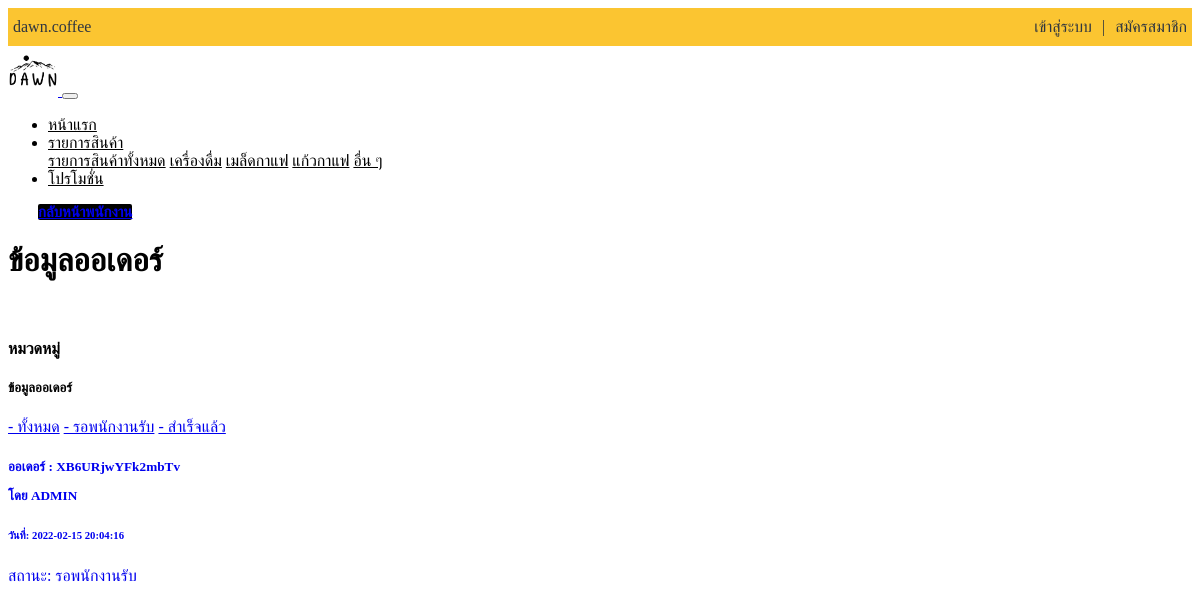
The page /delivery/delivery_order.php on the database as committed earlier.
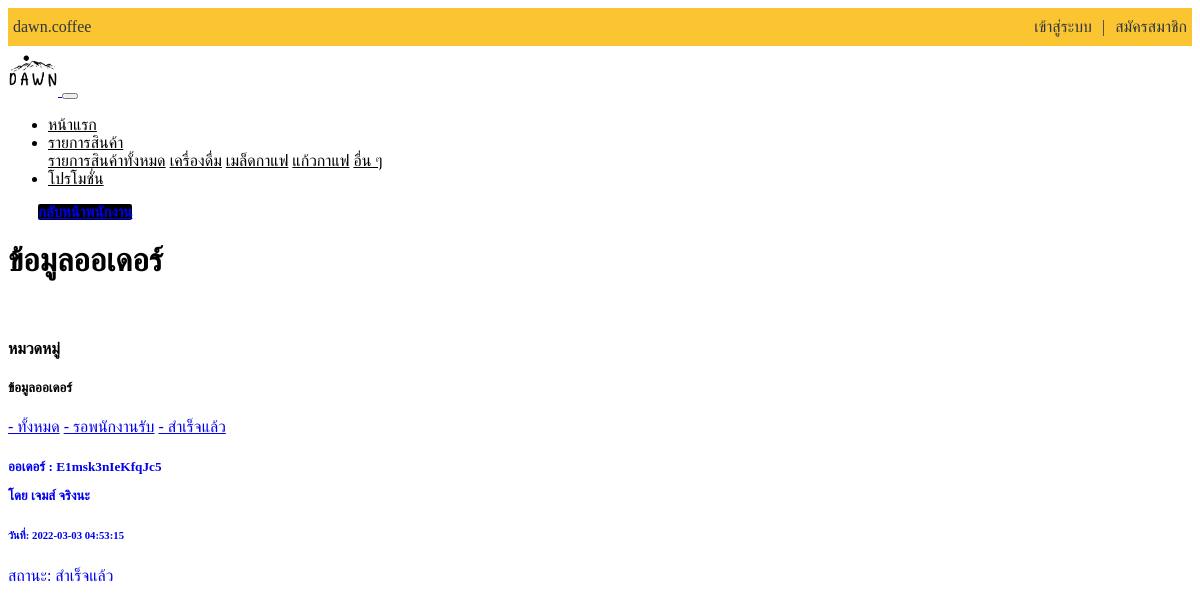
The same page on the database as committed later.
### tables this page shows
CREATE TABLE `orders` (
  `order_id` int(5) NOT NULL,
  `order_date` datetime NOT NULL,
  `order_name` text NOT NULL,
  `order_address` text NOT NULL,
  `order_email` text NOT NULL,
  `order_tal` text NOT NULL,
  `order_key` text NOT NULL,
  `status` text NOT NULL,
  `order_track` text NOT NULL,
  `order_shiping` text NOT NULL,
  `order_rider` text NOT NULL,
  `order_rider_id` int(5) NOT NULL
);

### delivery/orders/order_all.php (the view)
<?php
    include_once('config.inc.php');
    $result = mysqli_query($conn,"SELECT * FROM orders ORDER BY order_id asc");
    while($row = mysqli_fetch_array($result)){
        echo '
        <a href="?page=orders&&OrderID='.$row["order_id"].'" class="text-dark" style="text-decoration:none">
            <div class="card mx-auto" style="">
            <div class="card-body">
                <h5 class="card-title">ออเดอร์ : '.$row["order_key"].' <p> โดย '.$row["order_name"].'</p> </h5>
                <h6 class="card-subtitle mb-2 text-muted">วันที่: '.$row["order_date"].'</h6>
                <p class="card-text">สถานะ: '.$row["status"].'</p>
            </div>
            </div>
        </a> ';
    }
?>

### include/navbar.php (shortened to what this page needs)
<div class="acc-nav">
<ul class="ul-acc-nav">
  <div class="container">
  <li><a href="#"> <i class="fab fa-instagram"></i> dawn.coffee</a></li>
  <?php
      if(isset($_SESSION['auth-id'])){
        include('config.inc.php');
        $sql = "SELECT * FROM account WHERE acc_id='".$_SESSION["auth-id"]."' ";
        $result = mysqli_query($conn, $sql);
        $row = mysqli_fetch_array($result);
        extract($row);
  ?>
  <li style="float:right"><a href="?page=logout">ออกจากระบบ</a></li>
  <li style="float:right" ><a style="color: #2f3640;">|</a></li>
  <li style="float:right" ><a href="?page=profile">คุณ: <?=$acc_name?></a></li>
  <?php }else{ ?>
  <li style="float:right"><a href="?page=register">สมัครสมาชิก</a></li>
  <li style="float:right" ><a style="color: #2f3640;">|</a></li>
  <li style="float:right" ><a href="?page=login">เข้าสู่ระบบ</a></li>
  <li style="float:right" ><a style="color: #2f3640;"><i class="fas fa-user-alt"></i></a></li>
  <?php }?>
  </div>
</ul>
</div>
<nav class="navbar navbar-expand-md navbar-light bg-c-light">
  <div class="container">
  <a class="navbar-brand" href="?page=home">
    <img src="dist/img/logo_dawn.png" alt="logo" width="50px">
  </a>
  <button class="navbar-toggler" type="button" data-toggle="collapse" data-target="#navbarSupportedContent" aria-controls="navbarSupportedContent" aria-expanded="false" aria-label="Toggle navigation">
  </button>
  <div class="collapse navbar-collapse" id="navbarSupportedContent">
    <ul class="navbar-nav mr-auto">
      <li class="nav-item">
        <a class="nav-link" href="?page=home">หน้าแรก</a>
      </li>
      <li class="nav-item dropdown">
        <a class="nav-link dropdown-toggle" href="#" id="navbarDropdown" role="button" data-toggle="dropdown" aria-haspopup="true" aria-expanded="false">
          รายการสินค้า
        </a>
        <div class="dropdown-menu" aria-labelledby="navbarDropdown">
          <a class="dropdown-item" href="?page=allproduct">รายการสินค้าทั้งหมด</a>
          <a class="dropdown-item" href="?page=drink">เครื่องดื่ม</a>
          <a class="dropdown-item" href="?page=bean">เมล็ดกาแฟ</a>
          <a class="dropdown-item" href="?page=mug">แก้วกาแฟ</a>
          <a class="dropdown-item" href="?page=more">อื่น ๆ</a>
        </div>
      </li>
      <li class="nav-item">
        <a class="nav-link" href="?page=promotion">โปรโมชั่น</a>
      </li>
    </ul>
  </div>
  </div>
</nav>

### delivery/delivery_order.php (shortened to what this page needs)
<?php
include_once('include/navbar.php');
$check_admin = isset($_SESSION['auth-status']) ? $_SESSION['auth-status'] : '';
if($check_admin != 'member' ){
?>
<div class="container">
<a href="?page=delivery" class="btn btn-primary btn-block btn-back">กลับหน้าพนักงาน</a><br>
<h1 class="text-center">ข้อมูลออเดอร์</h1>
<br>
<div class="container-fluid">
	<div class="row">
		<div class="col-md-2">
            <h4>หมวดหมู่</h4>
            <div class="list-group list-group-flush">
            <h5>ข้อมูลออเดอร์</h5>
            <a href="?page=delivery_order&&list_order=ทั้งหมด" class="list-group-item list-group-item-action">- ทั้งหมด</a>
            <a href="?page=delivery_order&&list_order=รอพนักงานรับ" class="list-group-item list-group-item-action">- รอพนักงานรับ</a>
            <a href="?page=delivery_order&&list_order=สำเร็จแล้ว" class="list-group-item list-group-item-action">- สำเร็จแล้ว</a>
            </div>
		</div>
		<div class="col-md-10">
            <?php
            $current_page = isset($_GET['list_order']) ? $_GET['list_order'] : 'ทั้งหมด' ;
            switch ($current_page) {
                case ('ทั้งหมด'):
                    include_once 'delivery/orders/order_all.php';
                    break;
            };
            ?>
		</div>
	</div>
</div>
</div>
<?php }else {
    header('Location: ?page=home');
}?>

### include/navbar.php (style rules this page uses)
.ul-acc-nav { list-style-type: none; margin: 0; padding: 0; overflow: hidden; background-color: #fbc531; }
.ul-acc-nav li { float: left; }
.ul-acc-nav li a { display: block; color: #2f3640; text-align: center; padding: 10px 5px; text-decoration: none; }
.bg-c-light { background-color: white; }
.navbar-nav a { color: black !important; }

### delivery/delivery_order.php (style rules this page uses)
.btn-back { max-width: 150px; border-radius: 2px; font-size: 15px; font-weight: bold; background-color: black; border: 1px black; margin-top:30px; margin-right:auto; margin-left:30px; }

Rows that differ between the two databases and show on the page:
removed orders: order_key "XB6URjwYFk2mbTv", order_name "ADMIN", order_date "2022-02-15 20:04:16", status "รอพนักงานรับ"
added orders: order_key "E1msk3nIeKfqJc5", order_name "เจมส์ จริงนะ", order_date "2022-03-03 04:53:15", status "สำเร็จแล้ว"
